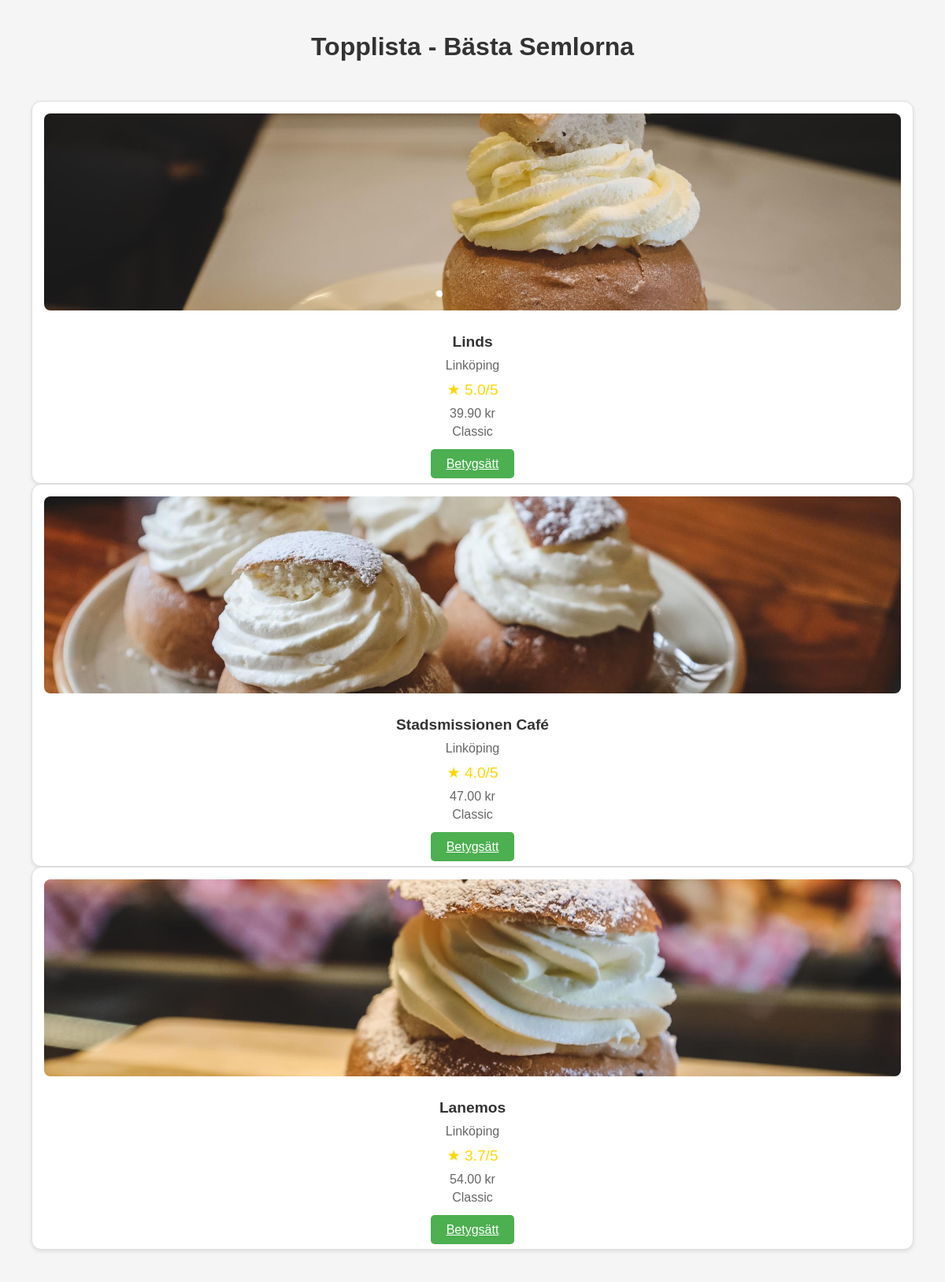
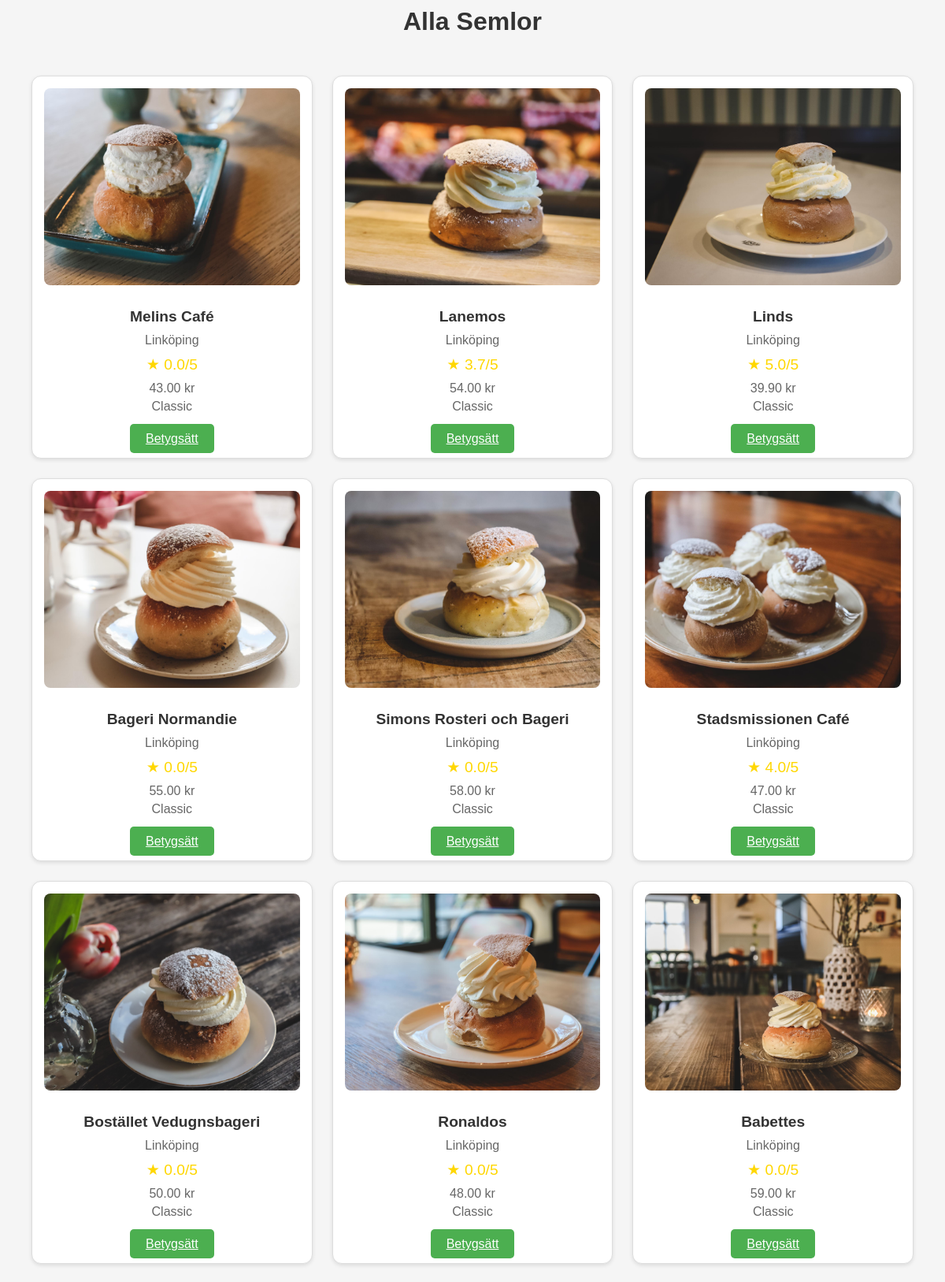
The page / (upper part) on the database its author committed (2 pictures, top to bottom).
### semla_django/models.py (models this page shows, shortened)
class Semla(models.Model):
    bakery = models.CharField(max_length=100)
    city = models.CharField(max_length=100)
    picture = models.ImageField(upload_to='')
    vegan = models.BooleanField()
    price = models.DecimalField(max_digits=6, decimal_places=2)
    kind = models.CharField(max_length=50)
    def average_rating(self):
        return self.ratings.aggregate(models.Avg('score'))['score__avg'] or 0

### semla_django/views.py (the view)
# urls.py: path('', views.home, name='home'),
def home(request):
    top_semlor = Semla.objects.annotate(
        avg_rating=Avg('ratings__score', default=0)
    ).order_by('-avg_rating')[:3]
    all_semlor = Semla.objects.all().annotate(
        avg_rating=Avg('ratings__score', default=0)
    )
    context = {
        'top_semlor': top_semlor,
        'all_semlor': all_semlor,
    }
    return render(request, 'semla_django/home.html', context)

### semla_django/templates/semla_django/home.html (shortened to what this page needs)
<!DOCTYPE html>
<html>
<head>
</head>
<body>
    <h1>Topplista - Bästa Semlorna</h1>
    <div class="top-semlor">
        {% for semla in top_semlor %}
            <div class="semla-card">
                <img src="{{ semla.picture.url }}" alt="{{ semla.bakery }}">
                <h2>{{ semla.bakery }}</h2>
                <p>{{ semla.city }}</p>
                <div class="rating">★ {{ semla.avg_rating|floatformat:1 }}/5</div>
                <p>{{ semla.price }} kr</p>
                <p>{{ semla.kind }}</p>
                <br>
                <a href="{% url 'rate_semla' semla.id %}" class="rate-button">Betygsätt</a>
            </div>
        {% endfor %}
    </div>
    <h1>Alla Semlor</h1>
    <div class="semla-grid">
        {% for semla in all_semlor %}
            <div class="semla-card">
                <img src="{{ semla.picture.url }}" alt="{{ semla.bakery }}">
                <h2>{{ semla.bakery }}</h2>
                <p>{{ semla.city }}</p>
                <div class="rating">★ {{ semla.average_rating|floatformat:1 }}/5</div>
                <p>{{ semla.price }} kr</p>
                <p>{{ semla.kind }}</p>
                <br>
                <a href="{% url 'rate_semla' semla.id %}" class="rate-button">Betygsätt</a>
            </div>
        {% endfor %}
    </div>
</body>
</html>

### semla_django/templates/semla_django/home.html (style rules this page uses)
body { background-color: #f5f5f5; font-family: Arial, sans-serif; margin: 0; padding: 20px; }
.semla-grid { display: grid; grid-template-columns: repeat(auto-fill, minmax(300px, 1fr)); gap: 25px; padding: 20px; max-width: 1200px; margin: 0 auto; }
.semla-card { background: white; border: 1px solid #ddd; border-radius: 12px; padding: 15px; text-align: center; box-shadow: 0 2px 5px rgba(0,0,0,0.1); transition: transform 0.2s; }
.semla-card img { width: 100%; height: 250px; object-fit: cover; border-radius: 8px; margin-bottom: 15px; }
.semla-card h2 { margin: 10px 0; color: #333; font-size: 1.2em; }
.semla-card p { margin: 5px 0; color: #666; }
.rating { color: #FFD700; font-size: 1.2em; margin: 10px 0; }
.rate-button { background-color: #4CAF50; color: white; border: none; padding: 10px 20px; border-radius: 5px; cursor: pointer; font-size: 1em; }
.top-semlor { backgroud: #fff3e0; padding: 20px; border-radius: 10px; margin-bottom: 30px; max-width: 1200px; margin: 0 auto 30px; }
h1 { text-align: center; color: #333; margin-bottom: 30px; }

### rows shown on the page
Semla: picture (picture), bakery "Linds", city "Linköping", avg_rating "5.0", price "39.90", kind "Classic", average_rating "5.0"
Semla: picture (picture), bakery "Stadsmissionen Café", city "Linköping", avg_rating "4.0", price "47.00", kind "Classic", average_rating "4.0"
Semla: picture (picture), bakery "Lanemos", city "Linköping", avg_rating "3.7", price "54.00", kind "Classic", average_rating "3.7"
Semla: picture (picture), bakery "Melins Café", city "Linköping", average_rating "0.0", price "43.00", kind "Classic"
Semla: picture (picture), bakery "Bageri Normandie", city "Linköping", average_rating "0.0", price "55.00", kind "Classic"
Semla: picture (picture), bakery "Simons Rosteri och Bageri", city "Linköping", average_rating "0.0", price "58.00", kind "Classic"
Semla: picture (picture), bakery "Bostället Vedugnsbageri", city "Linköping", average_rating "0.0", price "50.00", kind "Classic"
Semla: picture (picture), bakery "Ronaldos", city "Linköping", average_rating "0.0", price "48.00", kind "Classic"
Semla: picture (picture), bakery "Babettes", city "Linköping", average_rating "0.0", price "59.00", kind "Classic"
